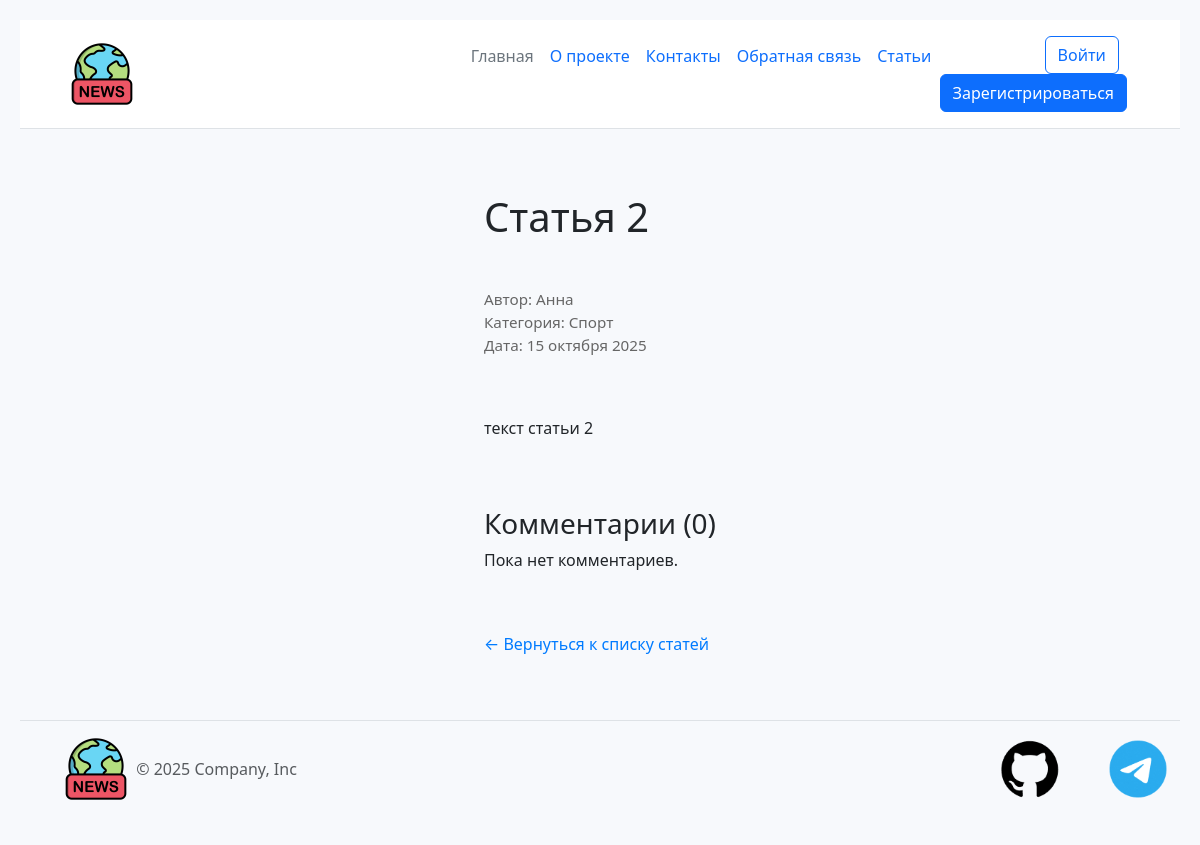
Page /news/2 on the earlier database version.
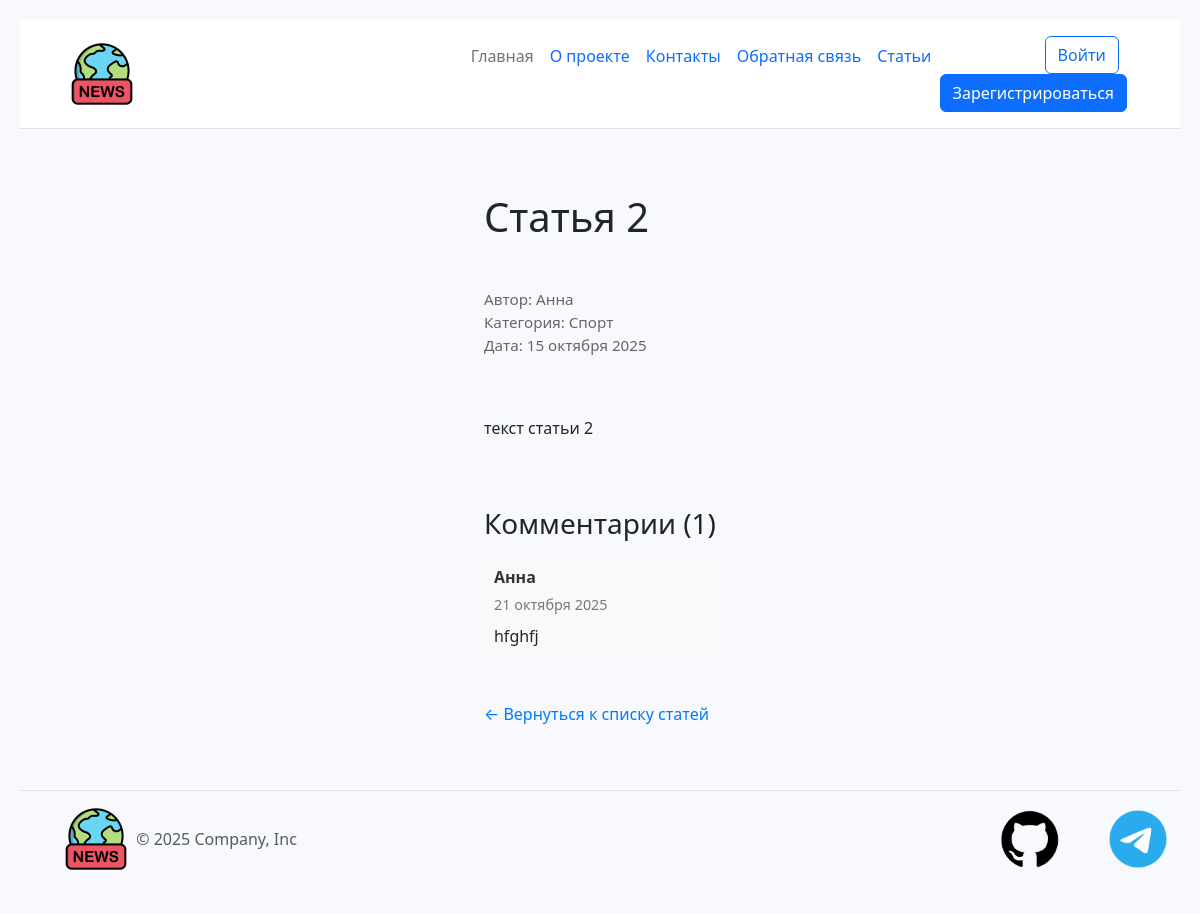
Same page on the later database version.
### models.py (models this page shows, shortened)
class Comment(db.Model):
    __tablename__ = 'comment'
    id = db.Column(db.Integer, primary_key=True)
    text = db.Column(db.Text, nullable=False)
    created_date = db.Column(db.DateTime(timezone=True), default=lambda: datetime.now(timezone.utc))
    article_id = db.Column(db.Integer, db.ForeignKey('article.id'), nullable=False)
    author_name = db.Column(db.String(100), nullable=False)

### app.py (the view, shortened to what this page needs)
@app.route("/news/<int:id>", methods=['GET', 'POST'])
def article_content(id):
    article = Article.query.get(id)
    comments = Comment.query.filter_by(article_id=id).order_by(Comment.created_date.desc()).all()
    return render_template('article_content.html', article=article, comments=comments, CATEGORIES=CATEGORIES)

### app.py (called while the page is built)
def russian_date(value):
    if isinstance(value, (datetime, date)):
        months = [
    'января', 'февраля', 'марта', 'апреля', 'мая', 'июня',
    'июля', 'августа', 'сентября', 'октября', 'ноября', 'декабря'
    ]
        return f"{value.day} {months[value.month - 1]} {value.year}"
    return value

### templates/article_content.html (shortened to what this page needs)
{% extends 'base.html' %}
{% block content %}
<div class="container" style="max-width: 800px; margin: 0 auto;">
    <h1>{{ article.title }}</h1>
    <div class="meta" style="margin: 15px 0; color: #666; font-size: 0.95em;">
        <span>Автор: {{ article.author.name }}</span> <br>
        <span>Категория: {{ CATEGORIES.get(article.category, article.category) }}</span><br>
        <span>Дата: {{ article.created_date | russian_date }}</span>
    </div>
    <div class="article-text" style="line-height: 1.7; margin-top: 20px;">
        {{ article.text }}
    </div>
    <div style="margin-top: 40px;">
        <h3>Комментарии ({{ comments|length }})</h3>
        {% if comments %}
            {% for comment in comments %}
            <div style="margin-top: 15px; padding: 10px; background: #f9f9f9; border-radius: 6px;">
                <div style="font-weight: bold; color: #333;">{{ comment.author_name }}</div>
                <div style="font-size: 0.9em; color: #777; margin: 5px 0;">
                    {{ comment.created_date | russian_date }}
                </div>
                <div style="margin-top: 8px;">{{ comment.text | safe }}</div>
            </div>
            {% endfor %}
        {% else %}
            <p>Пока нет комментариев.</p>
        {% endif %}
    </div>
    <a href="{{ url_for('index') }}" style="display: inline-block; margin-top: 20px; color: #007bff; text-decoration: none;">
        ← Вернуться к списку статей
    </a>
</div>
{% endblock %}

Differences in the rows shown:
added Comment: author_name "Анна", created_date|russian_date "21 октября 2025", text "hfghfj"
Other differences:
{{ comments|length }}: "0" → "1"
text no longer shown: "Пока нет комментариев."
